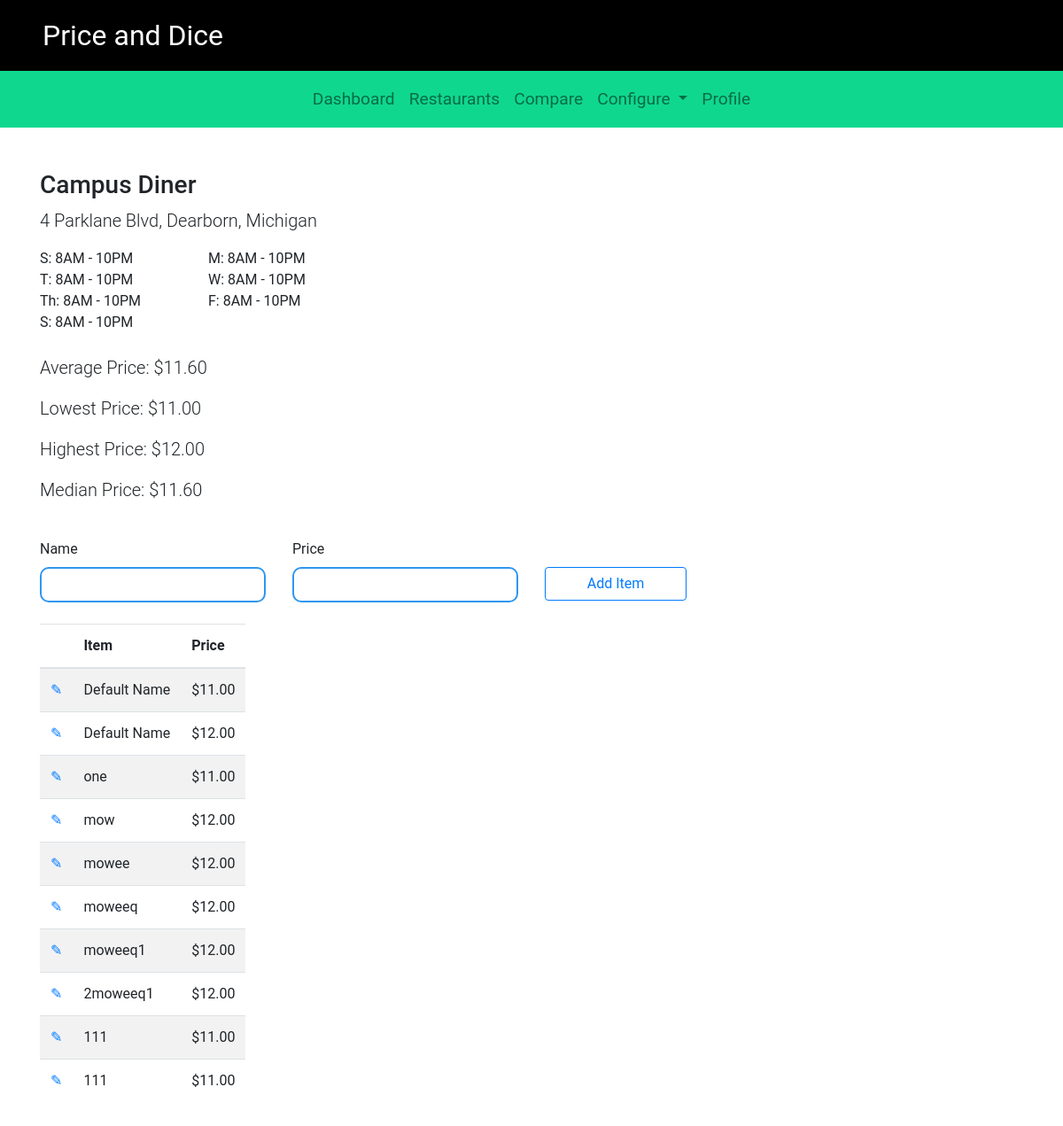
The app's page /campus/1/ with its own data.
### campus/models.py (models this page shows, shortened)
class Restaurant(models.Model):
    name = models.CharField(max_length=200)
    location = models.CharField(max_length=200)
    phone_number = models.CharField(max_length=20, default='(xxx) xxx-xxxx')
    sunday = models.CharField(max_length=20, default=DEFAULT_HOURS)
    monday = models.CharField(max_length=20, default=DEFAULT_HOURS)
    tuesday = models.CharField(max_length=20, default=DEFAULT_HOURS)
    wednesday = models.CharField(max_length=20, default=DEFAULT_HOURS)
    thursday = models.CharField(max_length=20, default=DEFAULT_HOURS)
    friday = models.CharField(max_length=20, default=DEFAULT_HOURS)
    saturday = models.CharField(max_length=20, default=DEFAULT_HOURS)
    item_list = models.ManyToManyField(Item)
    def get_average_price(self):
        item_list = self.item_list.all()
        if not item_list:
            return 'N/A'
        else:
            num_item_list =  0
            total_price = 0
            for i in item_list:
                num_item_list += 1
                total_price += i.price
            return float(total_price / num_item_list)
    def get_min_price(self):
        item_list = self.item_list.all()
        if not item_list:
            return 'N/A'
        else:
            min_price = item_list[0].price
            for i in item_list:
                if i.price < min_price:
                    min_price = i.price
            return min_price
    def get_max_price(self):
        item_list = self.item_list.all()
        if not item_list:
            return 'N/A'
        else:
            max_price = item_list[0].price
            for i in item_list:
                if i.price > max_price:
                    max_price = i.price
            return max_price

class Item(models.Model):
    price = models.FloatField(default=0)
    name = models.CharField(max_length=50)

### campus/views.py (the view)
# urls.py: path('<int:restaurant_id>/', views.restaurant_detail, name='restaurant_detail'),
def restaurant_detail(request, restaurant_id):
    try:
        restaurant = Restaurant.objects.get(pk=restaurant_id)
    except Restaurant.DoesNotExist:
        raise Http404("Restaurant does not exist")
    return render(request, 'campus/restaurant-detail.html', {'restaurant': restaurant})

### campus/templates/campus/restaurant-detail.html (shortened to what this page needs)
{% extends "./base.html" %}
{% block restautant_detail_list}
{% block body %}
<div class="container content-top">
    <div class="row">
        <div class="col-lg-6">
            <h3>{{restaurant.name}}</h3>
        </div>
    </div>
    <div class="row">
        <div class="col-lg-6">
            <p class="lead">{{restaurant.location}}</p>
        </div>
    </div>
    <div class="row">
        <div class="col-lg-2">
            S: {{restaurant.sunday}}
        </div>
        <div class="col-lg-2">
            M: {{restaurant.monday}}
        </div>
    </div>
    <div class="row">
        <div class="col-lg-2">
            T: {{restaurant.tuesday}}
        </div>
        <div class="col-lg-2">
            W: {{restaurant.wednesday}}
        </div>
    </div>
    <div class="row">
        <div class="col-lg-2">
            Th: {{restaurant.thursday}}
        </div>
        <div class="col-lg-2">
            F: {{restaurant.friday}}
        </div>
    </div>
    <div class="row">
        <div class="col-lg-2">
            S: {{restaurant.saturday}}
        </div>
    </div>
    <br>
    <div class="row">
        <div class="col-lg-3">
            <p class="lead">Average Price:
                {% if restaurant.get_average_price != 'N/A' %}
                ${{restaurant.get_average_price | floatformat:2}}
                {% else %}
                {{restaurant.get_average_price}}
                {% endif %}
            </p>
        </div>
    </div>
    <div class="row">
            <div class="col-lg-6">
                <p class="lead">Lowest Price:
                    {% if restaurant.get_min_price != 'N/A' %}
                    ${{restaurant.get_min_price | floatformat:2}}
                    {% else %}
                    {{restaurant.get_min_price}}
                    {% endif %}
                </p>
            </div>
    </div>
    <div class="row">
            <div class="col-lg-6">
                <p class="lead">Highest Price:
                    {% if restaurant.get_max_price != 'N/A' %}
                    ${{restaurant.get_max_price | floatformat:2}}
                    {% else %}
                    {{restaurant.get_max_price}}
                    {% endif %}
                </p>
            </div>
    </div>
    <div class="row">
            <div class="col-lg-6">
                <p class="lead">Median Price:
                    {% if restaurant.get_average_price != 'N/A' %}
                    ${{restaurant.get_average_price | floatformat:2}}
                    {% else %}
                    {{restaurant.get_average_price}}
                    {% endif %}
                </p>
            </div>
    </div>
    <br>
    <form method="GET" action="{% url 'campus:add_item' %}">
        <div class="row">
            <div class="col-lg-3">
                <label for="item_name">Name</label>
                <input type="text" class="form-control blue-input"
                name="item_name" id="item_name">
            </div>
            <div class="col-lg-3">
                <label for="item_price">Price</label>
                <input type="number" class="form-control blue-input"
                name="item_price" id="item_price">
            </div>
            <div class="col-lg-2">
                <input type="submit" class="btn btn-outline-primary form-control"
                id="add_item_btn" value="Add Item">
            </div>
        </div>
    </form>
    <br>
    <div class="row">
        <div class="col-lg-12">
                <table class="table table-hover table-responsive table-striped">
                    <thead>
                        <tr>
                            <th></th>
                            <th>Item</th>
                            <th>Price</th>
                        </tr>
                    </thead>
                    <tbody>
                        {% for item in restaurant.item_list.all %}
                        <tr>
                            <td><a href="{% url 'campus:edit_item' item.id restaurant.id %}">&#9998;</a></td>
                            <td>{{item.name}}</td>
                            <td>${{item.price |floatformat:2}}</td>
                        </tr>
                        {% endfor %}
                    </tbody>
                </table>
        </div>
    </div>
    <div class="row">
        <div class="col-lg-12">
            <div id="map" class="map"></div>
        </div>
    </div>
    <br>
</div>
{% endblock %}

### campus/static/campus/style.css (style rules this page uses)
body { font-family: 'Roboto', sans-serif; }
.map { height: 425px; }
.content-top { margin-top: 3rem; }

### campus/static/campus/inputs.css (style rules this page uses)
.blue-input { border: 2px solid #2F96EF; border-radius: 10px; }

### records on screen
Restaurant: name "Campus Diner", location "4 Parklane Blvd, Dearborn, Michigan", sunday "8AM - 10PM", monday "8AM - 10PM", tuesday "8AM - 10PM", wednesday "8AM - 10PM", thursday "8AM - 10PM", friday "8AM - 10PM", saturday "8AM - 10PM", get_average_price "11.60", get_min_price "11.00", get_max_price "12.00"
Item: name "Default Name", price "11.00"
Item: name "Default Name", price "12.00"
Item: name "one", price "11.00"
Item: name "mow", price "12.00"
Item: name "mowee", price "12.00"
Item: name "moweeq", price "12.00"
Item: name "moweeq1", price "12.00"
Item: name "2moweeq1", price "12.00"
Item: name "111", price "11.00"
Item: name "111", price "11.00"
